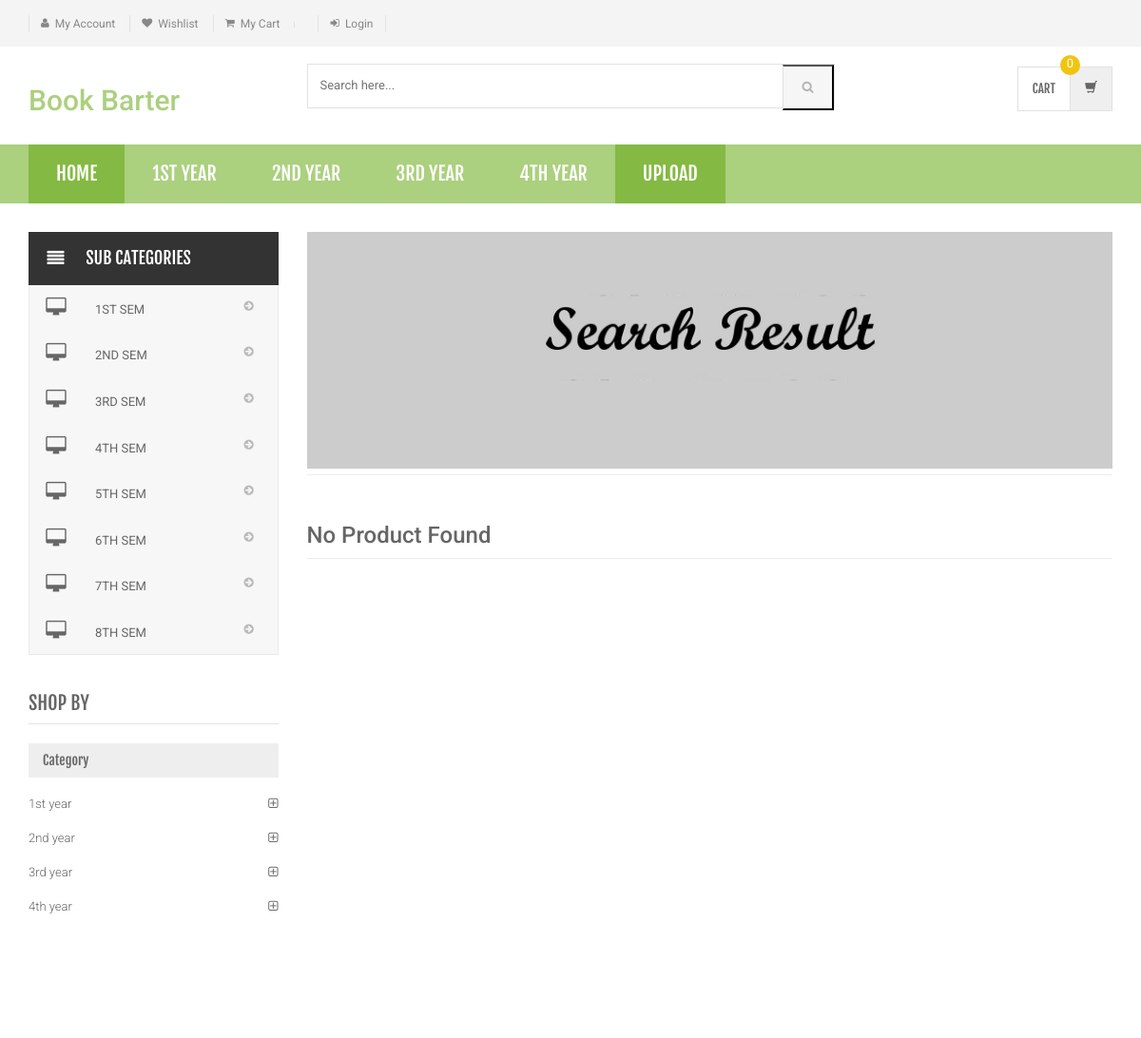
/shopping/search-result.php, run on the app's committed database.
### tables this page shows
CREATE TABLE `category` (
  `id` int(11) NOT NULL,
  `categoryName` varchar(255) DEFAULT NULL,
  `categoryDescription` longtext DEFAULT NULL,
  `creationDate` timestamp NOT NULL DEFAULT current_timestamp(),
  `updationDate` varchar(255) DEFAULT NULL
);

CREATE TABLE `subcategory` (
  `id` int(11) NOT NULL,
  `categoryid` int(11) DEFAULT NULL,
  `subcategory` varchar(255) DEFAULT NULL,
  `creationDate` timestamp NULL DEFAULT current_timestamp(),
  `updationDate` varchar(255) DEFAULT NULL
);

### shopping/search-result.php (the view, shortened to what this page needs)
<?php
include('includes/config.php');
$find=$_SESSION['param'];
?>
<!DOCTYPE html>
<html lang="en">
	<head>
	    <link rel="stylesheet" href="assets/css/bootstrap.min.css">
	    <link rel="stylesheet" href="assets/css/main.css">
	    <link rel="stylesheet" href="assets/css/green.css">
	    <link rel="stylesheet" href="assets/css/owl.carousel.css">
		<link rel="stylesheet" href="assets/css/owl.transitions.css">
		<link href="assets/css/lightbox.css" rel="stylesheet">
		<link rel="stylesheet" href="assets/css/animate.min.css">
		<link rel="stylesheet" href="assets/css/rateit.css">
		<link rel="stylesheet" href="assets/css/bootstrap-select.min.css">
		<link rel="stylesheet" href="assets/css/config.css">
		<link href="assets/css/green.css" rel="alternate stylesheet" title="Green color">
		<link href="assets/css/blue.css" rel="alternate stylesheet" title="Blue color">
		<link href="assets/css/red.css" rel="alternate stylesheet" title="Red color">
		<link href="assets/css/orange.css" rel="alternate stylesheet" title="Orange color">
		<link href="assets/css/dark-green.css" rel="alternate stylesheet" title="Darkgreen color">
		<link rel="stylesheet" href="assets/css/font-awesome.min.css">
	</head>
    <body class="cnt-home">
<header class="header-style-1">
<?php include('includes/top-header.php');?>
<?php include('includes/main-header.php');?>
<?php include('includes/menu-bar.php');?>
</header>
<div class="body-content outer-top-xs">
	<div class='container'>
		<div class='row outer-bottom-sm'>
			<div class='col-md-3 sidebar'>
<div class="side-menu animate-dropdown outer-bottom-xs">
<div class="side-menu animate-dropdown outer-bottom-xs">
    <div class="head"><i class="icon fa fa-align-justify fa-fw"></i>Sub Categories</div>
    <nav class="yamm megamenu-horizontal" role="navigation">
        <ul class="nav">
            <li class="dropdown menu-item">
              <?php $sql=mysqli_query($con,"select id,subcategory  from subcategory");
while($row=mysqli_fetch_array($sql))
{
    ?>
                <a href="sub-category.php?scid=<?php echo $row['id'];?>" class="dropdown-toggle"><i class="icon fa fa-desktop fa-fw"></i>
                <?php echo $row['subcategory'];?></a>
                <?php }?>
</li>
</ul>
    </nav>
</div>
</div>
	            <div class="sidebar-module-container">
	            	<h3 class="section-title">shop by</h3>
	            	<div class="sidebar-filter">
<div class="sidebar-widget wow fadeInUp outer-bottom-xs ">
	<div class="widget-header m-t-20">
		<h4 class="widget-title">Category</h4>
	</div>
	<div class="sidebar-widget-body m-t-10">
	         <?php $sql=mysqli_query($con,"select id,categoryName  from category");
while($row=mysqli_fetch_array($sql))
{
    ?>
		<div class="accordion">
	    	<div class="accordion-group">
	            <div class="accordion-heading">
	                <a href="category.php?cid=<?php echo $row['id'];?>"  class="accordion-toggle collapsed">
	                   <?php echo $row['categoryName'];?>
	                </a>
	            </div>
	        </div>
	    </div>
	    <?php } ?>
	</div>
</div>
	            	</div>
	            </div>
            </div>
			<div class='col-md-9'>
	<div id="category" class="category-carousel hidden-xs">
		<div class="item">
			<div class="image">
				<img src="assets/images/banners/cat-banner-3.jpg" alt="" class="img-responsive">
			</div>
		</div>
</div>
				<div class="search-result-container">
					<div id="myTabContent" class="tab-content">
						<div class="tab-pane active " id="grid-container">
							<div class="category-product  inner-top-vs">
								<div class="row">
			<?php
$ret=mysqli_query($con,"select * from products where productName like '$find'");
$num=mysqli_num_rows($ret);
if($num>0)
{
while ($row=mysqli_fetch_array($ret))
{?>
		<div class="col-sm-6 col-md-4 wow fadeInUp">
			<div class="products">
	<div class="product">
		<div class="product-image">
			<div class="image">
				<a href="product-details.php?pid=<?php echo htmlentities($row['id']);?>"><img  src="assets/images/blank.gif" data-echo="admin/productimages/<?php echo htmlentities($row['id']);?>/<?php echo htmlentities($row['productImage1']);?>" alt="" width="200" height="300"></a>
			</div>
		</div>
		<div class="product-info text-left">
			<h3 class="name"><a href="product-details.php?pid=<?php echo htmlentities($row['id']);?>"><?php echo htmlentities($row['productName']);?></a></h3>
			<div class="description"></div>
			<div class="product-price">
				<span class="price">
					<?php echo htmlentities($row['productbook']);?>			</span>
			</div>
		</div>
					<div class="cart clearfix animate-effect">
				<div class="action">
					<ul class="list-unstyled">
						<li class="add-cart-button btn-group">
					<?php if($row['productAvailability']=='In Stock'){?>
					<a href="category.php?page=product&action=add&id=<?php echo $row['id']; ?>">
							<button class="btn btn-primary" type="button">Add to cart</button></a>
								<?php } else {?>
							<div class="action" style="color:red">Out of Stock</div>
					<?php } ?>
						</li>
					</ul>
				</div>
			</div>
			</div>
			</div>
		</div>
	  <?php } } else {?>
		<div class="col-sm-6 col-md-4 wow fadeInUp"> <h3>No Product Found</h3>
		</div>
<?php } ?>
										</div>
							</div>
						</div>
				</div>
			</div>
		</div></div>
</div>
</div>
</body>
</html>

### shopping/includes/menu-bar.php (shortened to what this page needs)
<div class="header-nav animate-dropdown">
    <div class="container">
        <div class="yamm navbar navbar-default" role="navigation">
            <div class="nav-bg-class">
                <div class="navbar-collapse collapse" id="mc-horizontal-menu-collapse">
	<div class="nav-outer">
		<ul class="nav navbar-nav">
			<li class="active dropdown yamm-fw">
				<a href="index.php" data-hover="dropdown" class="dropdown-toggle">Home</a>
			</li>
              <?php $sql=mysqli_query($con,"select id,categoryName  from category limit 6");
while($row=mysqli_fetch_array($sql))
{
    ?>
			<li class="dropdown yamm">
				<a href="category.php?cid=<?php echo $row['id'];?>"> <?php echo $row['categoryName'];?></a>
			</li>
			<?php } ?>
            <li class="active dropdown yamm-fw">
			<a href="admin/insert-product.php" data-hover="dropdown" class="dropdown-toggle">Upload</a>
		</ul>
		<div class="clearfix"></div>
	</div>
</div>
            </div>
        </div>
    </div>
</div>

### shopping/assets/css/green.css (style rules this page uses)
a { color: #abd07e; }
.header-style-1 .header-nav { background: #abd07e; }
.cnt-home .header-style-1 .header-nav .navbar .navbar-nav > li.active { background: #84b943; }
.sidebar .sidebar-module-container .sidebar-widget .sidebar-widget-body .accordion .accordion-group .accordion-heading .accordion-toggle, .sidebar .sidebar-module-container .sidebar-widget .sidebar-widget-body .accordion .accordion-group .accordion-heading .accordion-toggle:hover, .sidebar .sidebar-module-container .sidebar-widget .sidebar-widget-body .accordion .accordion-group .accordion-heading .accordion-toggle:focus, .sidebar .sidebar-module-container .sidebar-widget .sidebar-widget-body .accordion .accordion-group .accordion-heading .accordion-toggle:after { color: #abd07e; }

### shopping/assets/css/lightbox.css (style rules this page uses)
body:after { content: url(../images/close.png) url(../images/loading.gif) url(../images/prev.png) url(../images/next.png); display: none; }

### shopping/assets/css/blue.css (style rules this page uses)
a { color: #3498db; }
.header-style-1 .header-nav { background: #3498db; }
.cnt-home .header-style-1 .header-nav .navbar .navbar-nav > li.active { background: #1d6ca1; }
.sidebar .sidebar-module-container .sidebar-widget .sidebar-widget-body .accordion .accordion-group .accordion-heading .accordion-toggle, .sidebar .sidebar-module-container .sidebar-widget .sidebar-widget-body .accordion .accordion-group .accordion-heading .accordion-toggle:hover, .sidebar .sidebar-module-container .sidebar-widget .sidebar-widget-body .accordion .accordion-group .accordion-heading .accordion-toggle:focus, .sidebar .sidebar-module-container .sidebar-widget .sidebar-widget-body .accordion .accordion-group .accordion-heading .accordion-toggle:after { color: #3498db; }

### shopping/assets/css/red.css (style rules this page uses)
a { color: #ff6c6c; }
.header-style-1 .header-nav { background: #ff6c6c; }
.cnt-home .header-style-1 .header-nav .navbar .navbar-nav > li.active { background: #ff1a1a; }
.sidebar .sidebar-module-container .sidebar-widget .sidebar-widget-body .accordion .accordion-group .accordion-heading .accordion-toggle, .sidebar .sidebar-module-container .sidebar-widget .sidebar-widget-body .accordion .accordion-group .accordion-heading .accordion-toggle:hover, .sidebar .sidebar-module-container .sidebar-widget .sidebar-widget-body .accordion .accordion-group .accordion-heading .accordion-toggle:focus, .sidebar .sidebar-module-container .sidebar-widget .sidebar-widget-body .accordion .accordion-group .accordion-heading .accordion-toggle:after { color: #ff6c6c; }

### shopping/assets/css/orange.css (style rules this page uses)
a { color: #f39c12; }
.header-style-1 .header-nav { background: #f39c12; }
.cnt-home .header-style-1 .header-nav .navbar .navbar-nav > li.active { background: #ab6c09; }
.sidebar .sidebar-module-container .sidebar-widget .sidebar-widget-body .accordion .accordion-group .accordion-heading .accordion-toggle, .sidebar .sidebar-module-container .sidebar-widget .sidebar-widget-body .accordion .accordion-group .accordion-heading .accordion-toggle:hover, .sidebar .sidebar-module-container .sidebar-widget .sidebar-widget-body .accordion .accordion-group .accordion-heading .accordion-toggle:focus, .sidebar .sidebar-module-container .sidebar-widget .sidebar-widget-body .accordion .accordion-group .accordion-heading .accordion-toggle:after { color: #f39c12; }

### shopping/assets/css/dark-green.css (style rules this page uses)
a { color: #12cca7; }
.header-style-1 .header-nav { background: #12cca7; }
.cnt-home .header-style-1 .header-nav .navbar .navbar-nav > li.active { background: #0b816a; }
.sidebar .sidebar-module-container .sidebar-widget .sidebar-widget-body .accordion .accordion-group .accordion-heading .accordion-toggle, .sidebar .sidebar-module-container .sidebar-widget .sidebar-widget-body .accordion .accordion-group .accordion-heading .accordion-toggle:hover, .sidebar .sidebar-module-container .sidebar-widget .sidebar-widget-body .accordion .accordion-group .accordion-heading .accordion-toggle:focus, .sidebar .sidebar-module-container .sidebar-widget .sidebar-widget-body .accordion .accordion-group .accordion-heading .accordion-toggle:after { color: #12cca7; }

### data on the page
category: categoryName "1ST YEAR", categoryName "1st year"
category: categoryName "2ND YEAR", categoryName "2nd year"
category: categoryName "3RD YEAR", categoryName "3rd year"
category: categoryName "4TH YEAR", categoryName "4th year"
subcategory: subcategory "1ST SEM"
subcategory: subcategory "2ND SEM"
subcategory: subcategory "3RD SEM"
subcategory: subcategory "4TH SEM"
subcategory: subcategory "5TH SEM"
subcategory: subcategory "6TH SEM"
subcategory: subcategory "7TH SEM"
subcategory: subcategory "8TH SEM"
